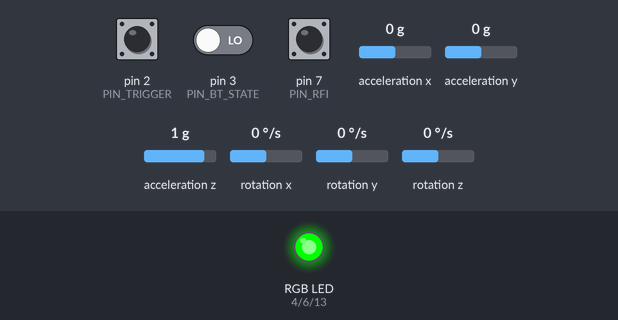
This sketch was run on a simulated Arduino Uno, built with avr-gcc and run on an emulated ATmega328P. Parts: an RGB LED mixed from three pins (HIGH = lit). The inputs (shaded band) are chosen by the test bench; at power-on: pin 7 (PIN_RFI) HIGH, pin 2 (PIN_TRIGGER) HIGH, pin 3 (PIN_BT_STATE) LOW, acceleration x 0 g, acceleration y 0 g, acceleration z 1 g, rotation x 0 °/s, rotation y 0 °/s, rotation z 0 °/s. Dim RGB values are drawn brighter than linear.

Above: at 1.4 s.
1.5 s: pin 7 (PIN_RFI) pulled LOW for 0.15 s
At 1.67 s:
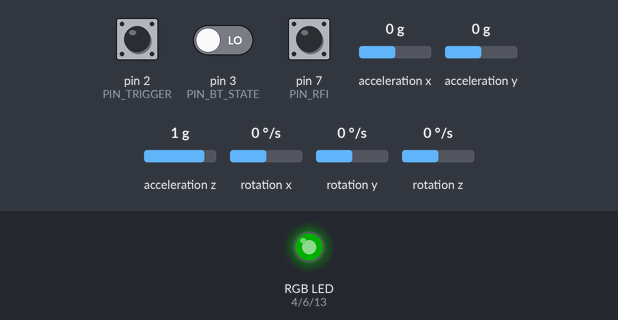
3.2 s: pin 2 (PIN_TRIGGER) pulled LOW for 0.15 s
At 3.27 s:
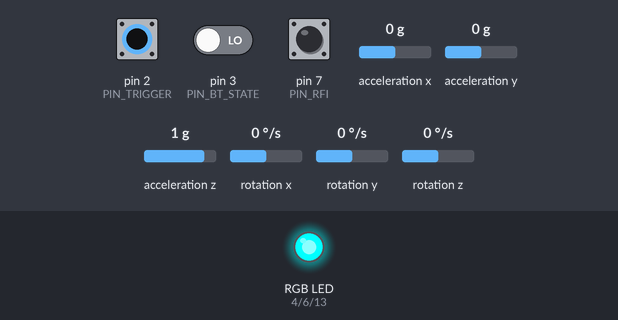
4.8 s: pin 3 (PIN_BT_STATE) driven HIGH
At 4.92 s:
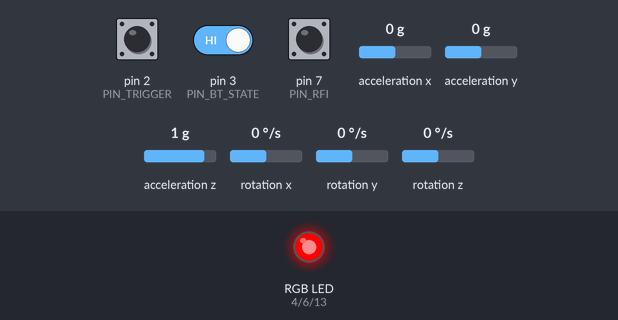
6.6 s: pin 7 (PIN_RFI) pulled LOW for 1 s
At 6.81 s:
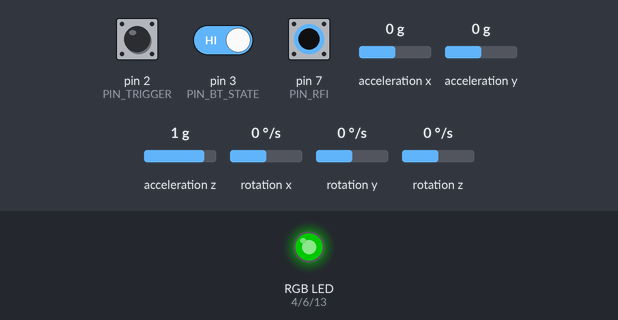
Timing chart, 0 to 9.6 s (numbered marks = the images above; inputs shaded):
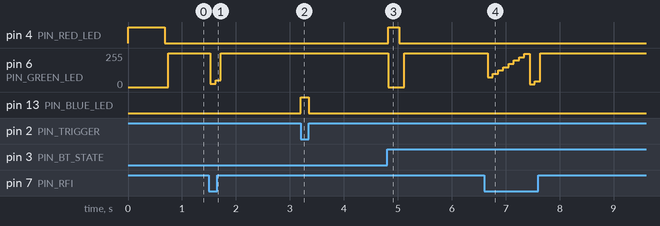

Measured:
- after the input at 1.5 s, pin 6 (PIN_GREEN_LED): 255/255 → 25/255 at once, → 50/255 0.10 s later, → 255/255 0.10 s later
- after the input at 3.2 s, pin 13 (PIN_BLUE_LED): LOW → HIGH at once, → LOW 0.15 s later
- after the input at 4.8 s, pin 4 (PIN_RED_LED): LOW → HIGH at once, → LOW 0.21 s later; pin 6 (PIN_GREEN_LED): 255/255 → 0/255 at once, → 255/255 0.29 s later
- after the input at 6.6 s, pin 6 (PIN_GREEN_LED): ramps from 19/255 to 255/255 and jumps back, once every 0.78 s

The sketch:

Gyro.ino
```cpp
/*
The sensor outputs provided by the library are the raw 16-bit values
obtained by concatenating the 8-bit high and low gyro data registers.
They can be converted to units of dps (degrees per second) using the
conversion factors specified in the datasheet for your particular
device and full scale setting (gain).

Example: An L3GD20H gives a gyro X axis reading of 345 with its
default full scale setting of +/- 245 dps. The So specification
in the L3GD20H datasheet (page 10) states a conversion factor of 8.75
mdps/LSB (least significant bit) at this FS setting, so the raw
reading of 345 corresponds to 345 * 8.75 = 3020 mdps = 3.02 dps.
*/

#include <Wire.h>
#include <L3G.h>
#include <Timer.h>
// #include <SoftwareSerial.h>

#define DEBUG 0

// Pin numbers
const int PIN_TRIGGER    = 2;   // laser gun trigger input
const int PIN_BT_STATE   = 3;   // bluetooth state input
const int PIN_RED_LED    = 4;   // red LED to indicate pairing state
// const int PIN_BLUE_LED   = 5;   // blue LED to indicate trigger
const int PIN_BLUE_LED = 13;
const int PIN_GREEN_LED  = 6;   // green LED to indicate ready state
const int PIN_RFI        = 7;   // single shot or rapid fire mode

// const int PIN_BT_RX      = 8;   // bluetooth serial RX
// const int PIN_BT_TX      = 9;   // bluetooth serial TX

// constant periods
const unsigned long T_READ     = 10;  // period for gyro update
const unsigned long T_BTSTATE  = 207; // period for bluetotoh state updtae
const unsigned long T_SEND     = 200; // period for sending position to client
const unsigned long T_RFI      = 97;  // period for rapid fire mode update (and indicator LED)

//SoftwareSerial bluetooth(PIN_BT_RX, PIN_BT_TX);
L3G            gyro;
Timer          timer;

// gyro variables
float dscale = (float)T_READ / 1000.0f * 2.0; // conversion to degrees per second
float off_x, off_y, off_z;                    // calibration offsets
float px, py, pz;                             // absolute estimated positions

// bluetooth variables
int          btState   = 0;       // 0 = connecting, 1 = ready
volatile int btChanged = 1;       // state pin change since last update
String       btMsg = "";          // a string to hold incoming data
boolean      btMsgValid = false;  // whether the string is complete

// state vairables
boolean running = false;     // send updates?
boolean trigger = false;     // trigger pressed
boolean rapidfire = false;   // rapid fire switch enabled
boolean triggerSend = false; // send trigger status update
boolean rfiSend = false;     // send rapid fire mode update
char    greenShade = 0;      // PWM value for green LED (pulsates in rapid fire mode)

void setup() {
  pinMode(PIN_TRIGGER, INPUT_PULLUP);
  pinMode(PIN_RFI, INPUT_PULLUP);
  pinMode(PIN_BT_STATE, INPUT);
  pinMode(PIN_BLUE_LED, OUTPUT);
  pinMode(PIN_RED_LED, OUTPUT);
  pinMode(PIN_GREEN_LED, OUTPUT);

  attachInterrupt(1, btStateChange, CHANGE);
  attachInterrupt(0, triggerChange, CHANGE);

  digitalWrite(PIN_RED_LED, 1);
  digitalWrite(PIN_BLUE_LED, 0);
  digitalWrite(PIN_GREEN_LED, 0);

  Serial.begin(115200);
  Wire.begin();

  // setup gyrometer
  if (!gyro.init()) {
    // Serial.println("Failed to autodetect gyro type!");
    // FIXME: indicate failure by blinking LED or something
    while (1);
  }
  gyro.enableDefault();
  px = .0f;
  py = .0f;
  pz = .0f;
  calibrate();

  // setup timer
  timer.every(T_READ, updateGyro);
  timer.every(T_BTSTATE, updateState);
  timer.every(T_SEND, sendUpdate);
  timer.every(T_RFI, updateRFI);
  // timer.every(1000, dump);

  // bluetooth.begin(9600);
}

/* void dump(){
  Serial.print("STATE = ");
  Serial.println(btState);
} */

void calibrate() {
  int t = 25;
  int n = 10;

  off_x = .0f;
  off_y = .0f;
  off_z = .0f;

  for (int i=0; i<n; ++i){
    gyro.read();
    off_x += gyro.g.x;
    off_y += gyro.g.y;
    off_z += gyro.g.z;
    delay(t);
  }
  off_x /= n;
  off_y /= n;
  off_z /= n;
}

void btStateChange() {
  btChanged = 1;
}

void triggerChange() {
  trigger = !digitalRead(PIN_TRIGGER);
  triggerSend = true;
}

void updateState(){

  // bluetooth connection state
  if (btChanged){
    btState = 0;
    digitalWrite(PIN_RED_LED, 1);
    digitalWrite(PIN_GREEN_LED, 0);
  } else {
    btState = 1;
    digitalWrite(PIN_RED_LED, 0);
  }
  btChanged = 0;
}

void updateRFI(){

  // rapid fire mode
  if (btState == 1){
    boolean rfiRead = !digitalRead(PIN_RFI);
    rfiSend = rfiRead ^ rapidfire;
    rapidfire = rfiRead;
    if (rapidfire){
      greenShade = greenShade + 25;
      analogWrite(PIN_GREEN_LED, greenShade);
    } else {
      digitalWrite(PIN_GREEN_LED, 1);
    }
  }
}


void loop() {
  timer.update();

  if (triggerSend){
    triggerSend = false;
    digitalWrite(PIN_BLUE_LED, trigger ? 1 : 0);
    if (running){
      if (trigger){
        Serial.println("TRG ON");
        Serial.flush();
      } else {
        Serial.println("TRG OFF");
        Serial.flush();
      }
    }
  }
  if (rfiSend){
    rfiSend = false;
    if (running){
      if (rapidfire){
        Serial.println("RFI ON");
        Serial.flush();
      } else {
        Serial.println("RFI OFF");
        Serial.flush();
      }
    }
  }

  bluetoothListen();

  if (btMsgValid){
    btMsgValid = false;
    if (btMsg == "GET"){
      printGyro();

      // FIXME: send trigger and mode
    } else if (btMsg == "RST"){
      px = .0f;
      py = .0f;
      pz = .0f;
      Serial.println("RST OK");
    } else if (btMsg == "CAL"){
      calibrate();
      Serial.println("CAL OK");
    } else if (btMsg == "RUN"){
       running = true;
       Serial.println("RUN OK");
    } else if (btMsg == "STP"){
       running = false;
       Serial.println("STP OK");
    }
    btMsg = "";
  }
}


void updateGyro(){
  gyro.read();

  float dx = (gyro.g.x - off_x) * 8.75/1000.0;
  float dy = (gyro.g.y - off_y) * 8.75/1000.0;
  float dz = (gyro.g.z - off_z) * 8.75/1000.0;

  px += dx * dscale;
  py += dy * dscale;
  pz += dz * dscale;
}

void bluetoothListen(){
  while (Serial.available()) {

    // get the new byte and append to message
    char inChar = (char)Serial.read();
    if (inChar == '\n') {
      btMsgValid = true;
    } else {
      btMsg += inChar;
    }
  }
}

void sendUpdate(){
  if (running){
    printGyro();
  }
}

void printGyro(){
  Serial.print("POS ");
  Serial.print(px);
  Serial.print(",");
  Serial.print(py);
  Serial.print(",");
  Serial.println(pz);
  Serial.flush();
}
```
